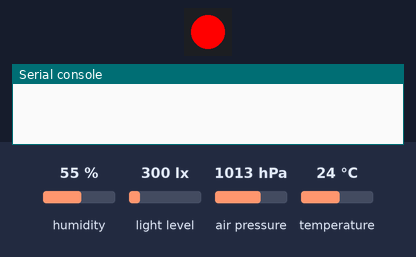
A program run on a simulated Pycom board running MicroPython. Shown: 1 RGB LEDs in strip order, left to right, the last lines printed to the serial console. The inputs (shaded band) are chosen by the test bench; at power-on: humidity 55 %, light level 300 lx, air pressure 1013 hPa, temperature 24 °C. No radio messages arrive unless stated (any console line starting 'radio sent:' is added by the test bench); the LoRaWAN join succeeds after 3 s and a send takes 0.1 s.

Above: at 0.1 s.
At 5.01 s:
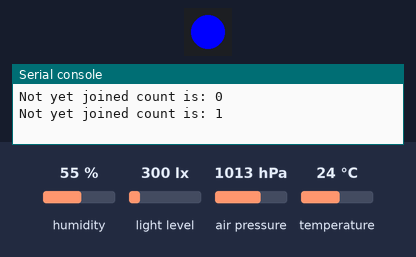
At 5.4 s:
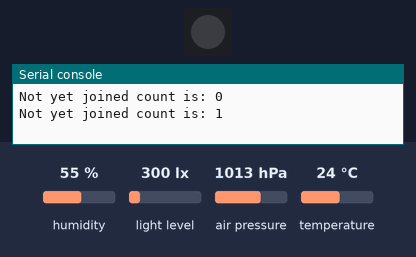
At 29.67 s:
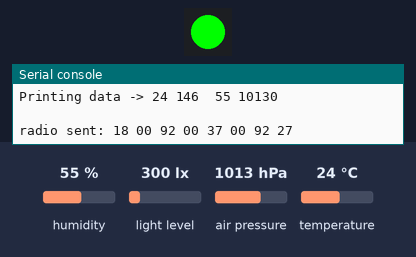
Timing chart, 0 to 31.2 s (numbered marks = the images above):
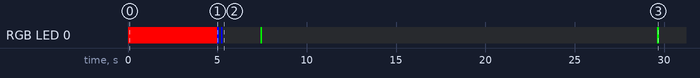

The program:

main.py
```python
#################################################
#	Sensor Reading Program and sending payload	#
#	Created by Group_3					        #
#	Not needed to import any other sensors      #
#   Version 1.0                         		#
#################################################

#negin
from network import LoRa
import socket
import time
import binascii
import pycom
import struct

from lib.LTR329ALS01 import LTR329ALS01
from lib.SI7006A20 import SI7006A20
from lib.MPL3115A2 import MPL3115A2

pycom.heartbeat(False)
pycom.rgbled(0x000000)

# Initialize LoRa in LORAWAN mode.
lora = LoRa(mode=LoRa.LORAWAN, adr=True)

APP_EUI = '70 B3 D5 7E D0 01 4F 57'
APP_KEY = '42 D1 58 28 12 9D 95 4F 08 E9 DE 97 0B 1E DB 9D'
# join a network using OTAA (Over the Air Activation)
app_eui = binascii.unhexlify(APP_EUI.replace(' ',''))
app_key= binascii.unhexlify(APP_KEY.replace(' ',''))

# join a network using OTAA (Over the Air Activation)
lora.join(activation=LoRa.OTAA, auth=(app_eui, app_key), timeout=0)

# wait until the module has joined the network
count = 0
while not lora.has_joined():
    pycom.rgbled(0xff0000)
    time.sleep(2.5)
    pycom.rgbled(0x000000)
    print("Not yet joined count is:" ,  count)
    count = count + 1

# create a LoRa socket
pycom.rgbled(0x0000ff)
time.sleep(0.1)
pycom.rgbled(0x000000)
time.sleep(0.1)
pycom.rgbled(0x0000ff)
time.sleep(0.1)
pycom.rgbled(0x000000)

s = socket.socket(socket.AF_LORA, socket.SOCK_RAW)

# set the LoRaWAN data rate
s.setsockopt(socket.SOL_LORA, socket.SO_DR, 5)

# make the socket non-blocking
s.setblocking(False)

# create a raw LoRa socket
s = socket.socket(socket.AF_LORA, socket.SOCK_RAW)
s.setblocking(True)

# init the libraries
lib_1 = LTR329ALS01()
lib_2 = SI7006A20()
lib_3 = MPL3115A2()
while True:
    # Read data from the libraries and place into payload
    # payload is returning following
    # Temperature(degrees Celsius), Luminosity(Lux), Humidity(%), Pressure (Pascal)

    payload2 = "%.0f %3.0f %3.0f %.0f" % (int(lib_2.temperature()), int(lib_1.light()[0]), int(lib_2.humidity()), int(lib_3.pressure()))
    payload= (struct.pack("<h",int(lib_2.temperature()*1))+struct.pack("<h",int(lib_1.light()[0]*1))+struct.pack("<h", int(lib_2.humidity()*1))+struct.pack("<h",int(lib_3.pressure())))

    #printing data to terminal
    print("Sending data -> %s" % payload)
    print("Temperature(degrees Celsius), Luminosity(Lux), Humidity(%), Pressure (Pascal)")
    print("Printing data -> %s" % payload2, "\n")
    # send the data over LPWAN network
    s.send(payload)

    #blink LED on green once data sent
    pycom.rgbled(0x00ff00)
    time.sleep(0.1)
    pycom.rgbled(0x000000)

    #DELAY 100sec
    time.sleep(20)
```

LTR329ALS01.py
```python
#####################################################
#	Downloaded library for Pysene module            #
#   Used in order to get light sensor readings      #
#	Created by Group_3					            #
#####################################################
import time
from machine import I2C

class LTR329ALS01:
    ALS_I2CADDR = const(0x29) # The device's I2C address

    ALS_CONTR_REG = const(0x80)
    ALS_MEAS_RATE_REG = const(0x85)

    ALS_DATA_CH1_LOW = const(0x88)
    ALS_DATA_CH1_HIGH = const(0x89)
    ALS_DATA_CH0_LOW = const(0x8A)
    ALS_DATA_CH0_HIGH = const(0x8B)

    ALS_GAIN_1X = const(0x00)
    ALS_GAIN_2X = const(0x01)
    ALS_GAIN_4X = const(0x02)
    ALS_GAIN_8X = const(0x03)
    ALS_GAIN_48X = const(0x06)
    ALS_GAIN_96X = const(0x07)

    ALS_INT_50 = const(0x01)
    ALS_INT_100 = const(0x00)
    ALS_INT_150 = const(0x04)
    ALS_INT_200 = const(0x02)
    ALS_INT_250 = const(0x05)
    ALS_INT_300 = const(0x06)
    ALS_INT_350 = const(0x07)
    ALS_INT_400 = const(0x03)

    ALS_RATE_50 = const(0x00)
    ALS_RATE_100 = const(0x01)
    ALS_RATE_200 = const(0x02)
    ALS_RATE_500 = const(0x03)
    ALS_RATE_1000 = const(0x04)
    ALS_RATE_2000 = const(0x05)

    def __init__(self, pysense = None, sda = 'P22', scl = 'P21', gain = ALS_GAIN_1X, integration = ALS_INT_100, rate = ALS_RATE_500):
        if pysense is not None:
            self.i2c = pysense.i2c
        else:
            self.i2c = I2C(0, mode=I2C.MASTER, pins=(sda, scl))

        contr = self._getContr(gain)
        self.i2c.writeto_mem(ALS_I2CADDR, ALS_CONTR_REG, bytearray([contr]))

        measrate = self._getMeasRate(integration, rate)
        self.i2c.writeto_mem(ALS_I2CADDR, ALS_MEAS_RATE_REG, bytearray([measrate]))

        time.sleep(0.01)

    def _getContr(self, gain):
        return ((gain & 0x07) << 2) + 0x01

    def _getMeasRate(self, integration, rate):
        return ((integration & 0x07) << 3) + (rate & 0x07)

    def _getWord(self, high, low):
        return ((high & 0xFF) << 8) + (low & 0xFF)

    def light(self):
        ch1low = self.i2c.readfrom_mem(ALS_I2CADDR , ALS_DATA_CH1_LOW, 1)
        ch1high = self.i2c.readfrom_mem(ALS_I2CADDR , ALS_DATA_CH1_HIGH, 1)
        data1 = int(self._getWord(ch1high[0], ch1low[0]))

        ch0low = self.i2c.readfrom_mem(ALS_I2CADDR , ALS_DATA_CH0_LOW, 1)
        ch0high = self.i2c.readfrom_mem(ALS_I2CADDR , ALS_DATA_CH0_HIGH, 1)
        data0 = int(self._getWord(ch0high[0], ch0low[0]))

        return (data0, data1)
```

SI7006A20.py
```python
#####################################################
#	Downloaded library for Pysene module            #
#   Used in order to get temperature, humidity      #
#   sensor readings                                 #
#	Created by Group_3					            #
#####################################################
import time
from machine import I2C
import math

__version__ = '0.0.2'

class SI7006A20:
    """ class for handling the temperature sensor SI7006-A20
        +/- 1 deg C error for temperature
        +/- 5% error for relative humidity
        datasheet available at https://www.silabs.com/documents/public/data-sheets/Si7006-A20.pdf """

    SI7006A20_I2C_ADDR = const(0x40)

    TEMP_NOHOLDMASTER = const(0xF3)
    HUMD_NOHOLDMASTER = const(0xF5)

    def __init__(self, pysense = None, sda = 'P22', scl = 'P21'):
        if pysense is not None:
            self.i2c = pysense.i2c
        else:
            self.i2c = I2C(0, mode=I2C.MASTER, pins=(sda, scl))

    def _getWord(self, high, low):
        return ((high & 0xFF) << 8) + (low & 0xFF)

    def temperature(self):
        """ obtaining the temperature(degrees Celsius) measured by sensor """
        self.i2c.writeto(SI7006A20_I2C_ADDR, bytearray([0xF3]))
        time.sleep(0.5)
        data = self.i2c.readfrom(SI7006A20_I2C_ADDR, 3)
        #print("CRC Raw temp data: " + hex(data[0]*65536 + data[1]*256 + data[2]))
        data = self._getWord(data[0], data[1])
        temp = ((175.72 * data) / 65536.0) - 46.85
        return temp

    def humidity(self):
        """ obtaining the relative humidity(%) measured by sensor """
        self.i2c.writeto(SI7006A20_I2C_ADDR, bytearray([0xF5]))
        time.sleep(0.5)
        data = self.i2c.readfrom(SI7006A20_I2C_ADDR, 2)
        data = self._getWord(data[0], data[1])
        humidity = ((125.0 * data) / 65536.0) - 6.0
        return humidity

    def read_user_reg(self):
        """ reading the user configuration register """
        self.i2c.writeto(SI7006A20_I2C_ADDR, bytearray([0xE7]))
        time.sleep(0.5)
        data = self.i2c.readfrom(SI7006A20_I2C_ADDR, 1)
        return data[0]

    def read_heater_reg(self):
        """ reading the heater configuration register """
        self.i2c.writeto(SI7006A20_I2C_ADDR, bytearray([0x11]))
        time.sleep(0.5)
        data = self.i2c.readfrom(SI7006A20_I2C_ADDR, 1)
        return data[0]

    def read_electronic_id(self):
        """ reading electronic identifier """
        self.i2c.writeto(SI7006A20_I2C_ADDR, bytearray([0xFA]) + bytearray([0x0F]))
        time.sleep(0.5)
        sna = self.i2c.readfrom(SI7006A20_I2C_ADDR, 4)
        time.sleep(0.1)
        self.i2c.writeto(SI7006A20_I2C_ADDR, bytearray([0xFC]) + bytearray([0xC9]))
        time.sleep(0.5)
        snb = self.i2c.readfrom(SI7006A20_I2C_ADDR, 4)
        return [sna[0], sna[1], sna[2], sna[3], snb[0], snb[1], snb[2], snb[3]]

    def read_firmware(self):
        """ reading firmware version """
        self.i2c.writeto(SI7006A20_I2C_ADDR, bytearray([0x84])+ bytearray([0xB8]))
        time.sleep(0.5)
        fw = self.i2c.readfrom(SI7006A20_I2C_ADDR, 1)
        return fw[0]

    def read_reg(self, reg_addr):
        """ reading a register """
        self.i2c.writeto(SI7006A20_I2C_ADDR, bytearray([reg_addr]))
        time.sleep(0.5)
        data = self.i2c.readfrom(SI7006A20_I2C_ADDR, 1)
        return data[0]

    def write_reg(self, reg_addr, value):
        """ writing a register """
        self.i2c.writeto(SI7006A20_I2C_ADDR, bytearray([reg_addr])+bytearray([value]))
        time.sleep(0.1)

    def dew_point(self):
        """ computing the dew pointe temperature (deg C) for the current Temperature and Humidity measured pair
            at dew-point temperature the relative humidity is 100% """
        temp = self.temperature()
        humid = self.humidity()
        h = (math.log(humid, 10) - 2) / 0.4343 + (17.62 * temp) / (243.12 + temp)
        dew_p = 243.12 * h / (17.62 - h)
        return dew_p

    def humid_ambient(self, t_ambient, dew_p = None):
        """ returns the relative humidity compensated for the current Ambient temperature
            for ex: T-Ambient is 24.4 degC, but sensor indicates Temperature = 31.65 degC and Humidity = 47.3%
                    -> then the actual Relative Humidity is 72.2%
            this is computed because the dew-point should be the same """
        if dew_p is None:
            dew_p = self.dew_point()
        h = 17.62 * dew_p / (243.12 + dew_p)
        h_ambient = math.pow(10, (h - (17.62 * t_ambient) / (243.12 + t_ambient)) * 0.4343 + 2)
        return h_ambient
```

MPL3115A2.py
```python
import time
from machine import I2C

ALTITUDE = const(0)
PRESSURE = const(1)

class MPL3115A2exception(Exception):
    pass

class MPL3115A2:
    MPL3115_I2CADDR = const(0x60)
    MPL3115_STATUS = const(0x00)
    MPL3115_PRESSURE_DATA_MSB = const(0x01)
    MPL3115_PRESSURE_DATA_CSB = const(0x02)
    MPL3115_PRESSURE_DATA_LSB = const(0x03)
    MPL3115_TEMP_DATA_MSB = const(0x04)
    MPL3115_TEMP_DATA_LSB = const(0x05)
    MPL3115_DR_STATUS = const(0x06)
    MPL3115_DELTA_DATA = const(0x07)
    MPL3115_WHO_AM_I = const(0x0c)
    MPL3115_FIFO_STATUS = const(0x0d)
    MPL3115_FIFO_DATA = const(0x0e)
    MPL3115_FIFO_SETUP = const(0x0e)
    MPL3115_TIME_DELAY = const(0x10)
    MPL3115_SYS_MODE = const(0x11)
    MPL3115_INT_SORCE = const(0x12)
    MPL3115_PT_DATA_CFG = const(0x13)
    MPL3115_BAR_IN_MSB = const(0x14)
    MPL3115_P_ARLARM_MSB = const(0x16)
    MPL3115_T_ARLARM = const(0x18)
    MPL3115_P_ARLARM_WND_MSB = const(0x19)
    MPL3115_T_ARLARM_WND = const(0x1b)
    MPL3115_P_MIN_DATA = const(0x1c)
    MPL3115_T_MIN_DATA = const(0x1f)
    MPL3115_P_MAX_DATA = const(0x21)
    MPL3115_T_MAX_DATA = const(0x24)
    MPL3115_CTRL_REG1 = const(0x26)
    MPL3115_CTRL_REG2 = const(0x27)
    MPL3115_CTRL_REG3 = const(0x28)
    MPL3115_CTRL_REG4 = const(0x29)
    MPL3115_CTRL_REG5 = const(0x2a)
    MPL3115_OFFSET_P = const(0x2b)
    MPL3115_OFFSET_T = const(0x2c)
    MPL3115_OFFSET_H = const(0x2d)

    def __init__(self, pysense = None, sda = 'P22', scl = 'P21', mode = PRESSURE):
        if pysense is not None:
            self.i2c = pysense.i2c
        else:
            self.i2c = I2C(0, mode=I2C.MASTER, pins=(sda, scl))

        self.STA_reg = bytearray(1)
        self.mode = mode

        if self.mode is PRESSURE:
            self.i2c.writeto_mem(MPL3115_I2CADDR, MPL3115_CTRL_REG1, bytes([0x38])) # barometer mode, not raw, oversampling 128, minimum time 512 ms
            self.i2c.writeto_mem(MPL3115_I2CADDR, MPL3115_PT_DATA_CFG, bytes([0x07])) # no events detected
            self.i2c.writeto_mem(MPL3115_I2CADDR, MPL3115_CTRL_REG1, bytes([0x39])) # active
        else:
            raise MPL3115A2exception("Invalid Mode MPL3115A2")

        if self._read_status():
            pass
        else:
            raise MPL3115A2exception("Error with MPL3115A2")

    def _read_status(self):
        while True:
            self.i2c.readfrom_mem_into(MPL3115_I2CADDR, MPL3115_STATUS, self.STA_reg)

            if(self.STA_reg[0] == 0):
                time.sleep(0.01)
                pass
            elif(self.STA_reg[0] & 0x04) == 4:
                return True
            else:
                return False

    def pressure(self):
        if self.mode == ALTITUDE:
            raise MPL3115A2exception("Incorrect Measurement Mode MPL3115A2")

        OUT_P_MSB = self.i2c.readfrom_mem(MPL3115_I2CADDR, MPL3115_PRESSURE_DATA_MSB,1)
        OUT_P_CSB = self.i2c.readfrom_mem(MPL3115_I2CADDR, MPL3115_PRESSURE_DATA_CSB,1)
        OUT_P_LSB = self.i2c.readfrom_mem(MPL3115_I2CADDR, MPL3115_PRESSURE_DATA_LSB,1)

        return float((OUT_P_MSB[0] << 10) + (OUT_P_CSB[0] << 2) + ((OUT_P_LSB[0] >> 6) & 0x03) + ((OUT_P_LSB[0] >> 4) & 0x03) / 4.0)/10

    def altitude(self):
        if self.mode == PRESSURE:
            raise MPL3115A2exception("Incorrect Measurement Mode MPL3115A2")

        OUT_P_MSB = self.i2c.readfrom_mem(MPL3115_I2CADDR, MPL3115_PRESSURE_DATA_MSB,1)
        OUT_P_CSB = self.i2c.readfrom_mem(MPL3115_I2CADDR, MPL3115_PRESSURE_DATA_CSB,1)
        OUT_P_LSB = self.i2c.readfrom_mem(MPL3115_I2CADDR, MPL3115_PRESSURE_DATA_LSB,1)

        alt_int = (OUT_P_MSB[0] << 8) + (OUT_P_CSB[0])
        alt_frac = ((OUT_P_LSB[0] >> 4) & 0x0F)

        if alt_int > 32767:
            alt_int -= 65536

        return float(alt_int + alt_frac / 16.0)

    def temperature(self):
        OUT_T_MSB = self.i2c.readfrom_mem(MPL3115_I2CADDR, MPL3115_TEMP_DATA_MSB,1)
        OUT_T_LSB = self.i2c.readfrom_mem(MPL3115_I2CADDR, MPL3115_TEMP_DATA_LSB,1)

        temp_int = OUT_T_MSB[0]
        temp_frac = OUT_T_LSB[0]

        if temp_int > 127:
            temp_int -= 256

        return float(temp_int + temp_frac / 256.0)
```

boot.py
```python
#####################################################
#	Boot section to define communication and        #
#   select class which will run once LoPy powered   #
#	Created by Group_3					            #
#####################################################
from machine import UART
import machine
import os

uart = UART(0, baudrate=115200)
os.dupterm(uart)

machine.main('main.py')
```

Measured:
- by itself, RGB LED 0: off → RGB(255, 0, 0) at 0.00 s, → RGB(0, 0, 255) 5.0 s later, → off 0.10 s later, → RGB(0, 0, 255) 0.10 s later, … (9 changes in this stretch)
